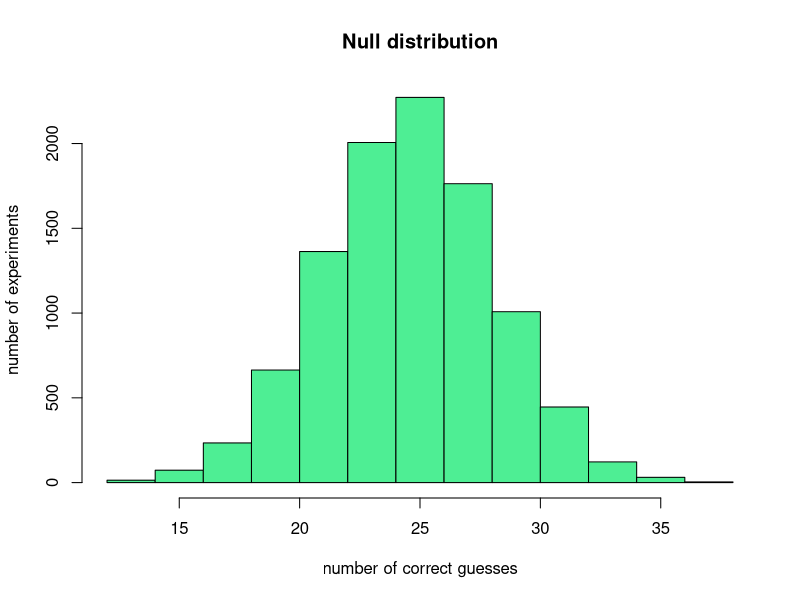
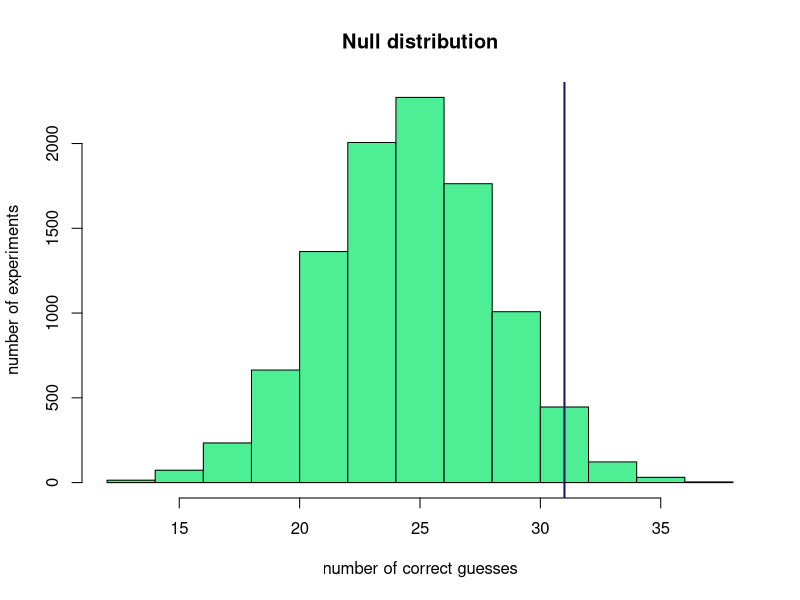
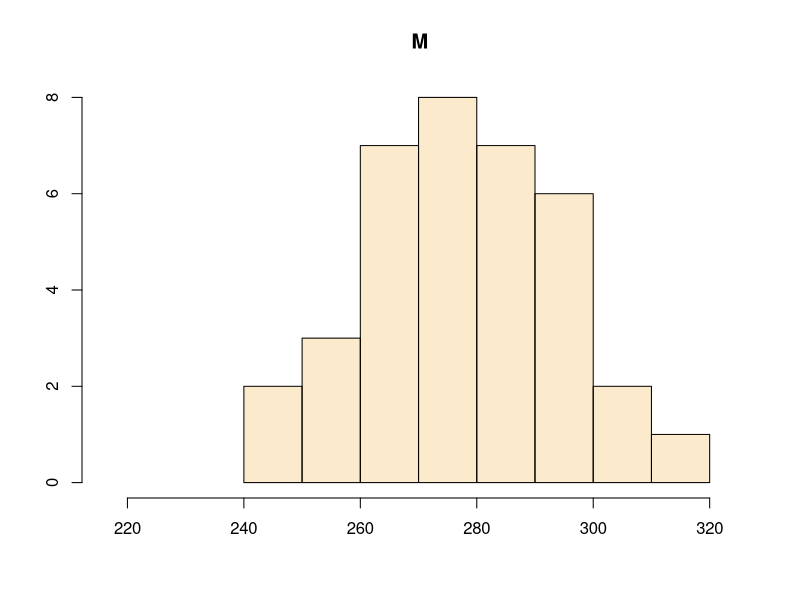
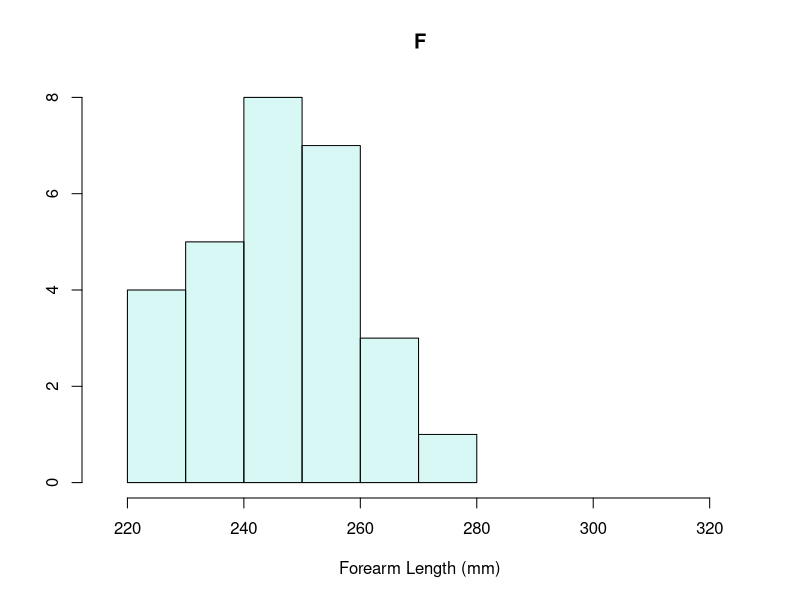

Reproduce these figures in R, in order.
## ---- chunk 1
library(tufte)
library(xtable)
knitr::opts_chunk$set(echo = TRUE)
knitr::opts_knit$set(global.par = TRUE)
# See https://stackoverflow.com/questions/25646333/code-chunk-font-size-in-rmarkdown-with-knitr-and-latex
def.chunk.hook  <- knitr::knit_hooks$get("chunk")
knitr::knit_hooks$set(chunk = function(x, options) 
  {
  x <- def.chunk.hook(x, options)
  ifelse(options$size != "normalsize", paste0("\\", options$size,"\n\n", x, "\n\n\\normalsize"), x)
  })
# See https://stackoverflow.com/questions/23349525/how-to-set-knitr-chunk-output-width-on-a-per-chunk-basis
knitr::knit_hooks$set(width=local({
    .width <- 0
    function(before, options, envir) {
        if (before) .width <<- options(width=options$width)
        else options(.width)
    }
}))
## ---- chunk 2
block <- sample(c(0,1),50,replace=TRUE)
block
## ---- chunk 3
correct <- sum(block)
## ---- chunk 4
number_correct <- vector(mode="numeric")
## ---- chunk 5
nexp <- 10000
for (i in 1:nexp){
  block <- sample(c(0,1),50,replace=TRUE)
  correct <- sum(block)
  number_correct = c(number_correct, correct)
}
## ---- chunk 6
hist(number_correct, col="seagreen2", main="Null distribution", xlab = "number of correct guesses", ylab = "number of experiments")
## ---- chunk 7
hist(number_correct, col="seagreen2", main="Null distribution", xlab = "number of correct guesses", ylab = "number of experiments")
abline(v=31,col="midnightblue",lwd=2)
## ---- chunk 8
sum(number_correct>=31)
## ---- chunk 9
p = sum(number_correct>=31)/nexp

## ---- chunk 10
all_experiments <- sample(c(0,1), 50*nexp, replace=TRUE)
all_experiments <- matrix(all_experiments,ncol=50)
number_correct <- rowSums(all_experiments)
p = sum(number_correct>=31)/nexp
p
## ---- chunk 11
forearm_data <- read.csv("forearm_length.csv", header=TRUE)
head(forearm_data)
## ---- chunk 12
lowx <- min(forearm_data$ForearmLength)-10
highx <- max(forearm_data$ForearmLength)+10

hist(forearm_data[forearm_data$Gender=="M","ForearmLength"], 
     col=adjustcolor("orange2", alpha.f=0.2), xlim=c(lowx,highx), 
     xlab="", ylab="", main="M") 

hist(forearm_data[forearm_data$Gender=="F","ForearmLength"], 
     col=adjustcolor( "turquoise", alpha.f = 0.2), xlim=c(lowx,highx), 
     xlab="Forearm Length (mm)", 
     main="F", ylab="") 
## ---- chunk 13
mean_M <- mean(forearm_data[forearm_data$Gender=="M","ForearmLength"])
mean_F <- mean(forearm_data[forearm_data$Gender=="F","ForearmLength"])
diff <- mean_M - mean_F
diff
